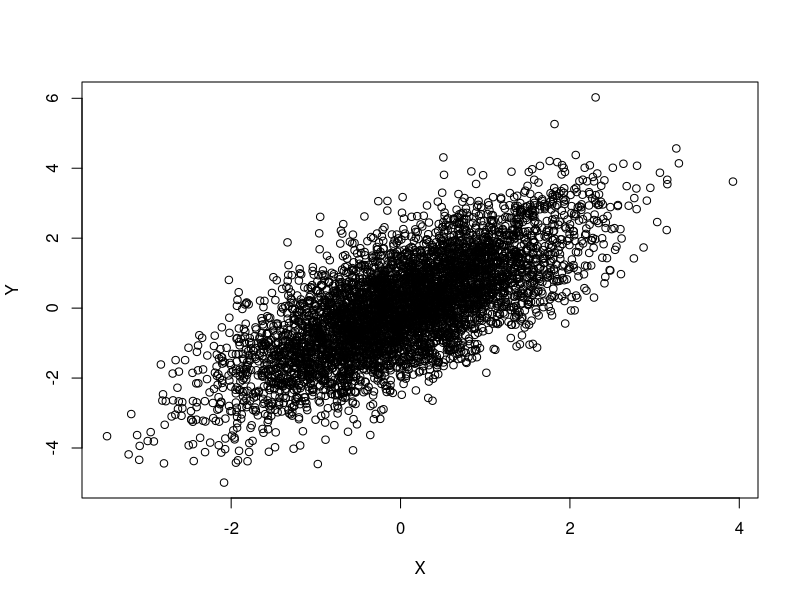

Source code (R): (Note: this script raises an error after producing the figure.)
n <- 5000

U <- rnorm(n)
X <- rnorm(n)


Y <- X + U

regData <- data.frame(X, Y)


plot(X, Y)



splitConfPredict <- function(Xin) {
  

  nData <- nrow(regData)
  regData$index <- 1:nData
  regData$split <- 1
  regData$split[sample(regData$index, floor(nrow(regData) / 2), replace = F)] <- 2
  fitlm.spl <- lm(Y ~ X, data = subset(regData, split == 1))
  resOut <- abs(
    subset(regData, split == 2)$Y -
      predict(fitlm.spl, newdata = subset(regData, split == 2))
  )
  kOut <- ceiling(((nData / 2) + 1) * (.975))
  resUse <- resOut[order(resOut)][kOut]
  
  Y.hat <- predict(fitlm.spl, newdata = data.frame(X = Xin))
  C.split <- c(Y.hat - resUse, Y.hat, Y.hat + resUse)
  return(C.split)
}

# Intervalo split

Csplit <- t(sapply(Xnew, FUN = splitConfPredict))


# Resultados

resultados_conf_split <- data.frame(
  Xnew,
  muHat_vector, # La estimacion puntual es la misma
  Csplit_lwr = Csplit[, 1],
  Csplit_uppr = Csplit[, 3],
  Cxa_lm_lwr = C.X_lm_lwr,
  Cxa_lm_uppr = C.X_lm_uppr
)

ggplot(resultados_conf_split , aes(x = Xnew)) +
  geom_point(data = datos, aes(x = X, y = Y), color = "black") +  # puntos originales
  
  # Modelo Lineal intervalo naive 
  geom_line(aes(y = muHat_vector), color = "red", size = 1.2) + 
  geom_line(aes(y = C.X_lm_lwr), color = "red", linetype = "dashed") +
  geom_line(aes(y = C.X_lm_uppr), color = "red", linetype = "dashed") +
  
  # intervalo conformal 
  geom_line(aes(y = Csplit_lwr), color = "blue", size = 1.2,linetype = "dashed") + 
  geom_line(aes(y = Csplit_uppr ), color = "blue", linetype = "dashed") +

  
  labs(title = "Comparación: Regresión Lineal, intervalo conformal naive vs intervalo split",
       x = "X",
       y = "Y") +
  theme_minimal()
